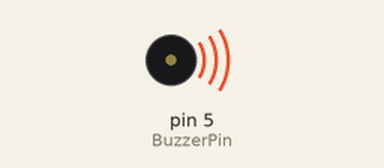
Simulated run of this sketch. Board: Arduino Uno, built with avr-gcc and run on an emulated ATmega328P. Parts: buzzer (waves = sounding).

Above: at 0.1 s.
Timing chart, 0 to 1.6 s (numbered marks = the images above):
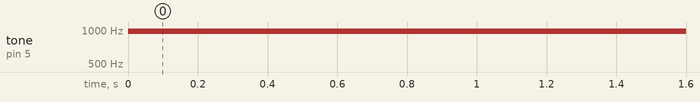

The sketch:

seeed-buzzer-beep.ino
```cpp
int BuzzerPin = 5;

void setup() {
  pinMode(BuzzerPin, OUTPUT);
}

void loop() {
  analogWrite(BuzzerPin, 128);
  delay(1000);
  analogWrite(BuzzerPin, 0);
  delay(0);
}
```

Measured:
- by itself, tone on pin 5 (BuzzerPin): silent → 977 Hz at 0.00 s
